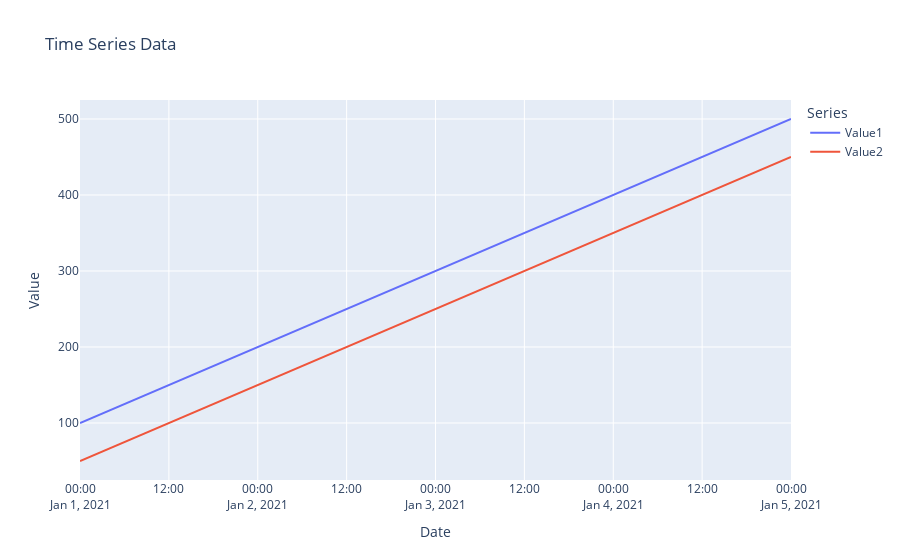

The notebook cell this image was saved under:
### Markdown cell above
## ChatGPT 4

### Code cell
import pandas as pd
import plotly.express as px

# Sample DataFrame
data = {
    'Date': pd.date_range(start='2021-01-01', periods=5, freq='D'),
    'Value1': [100, 200, 300, 400, 500],
    'Value2': [50, 150, 250, 350, 450]
}
df = pd.DataFrame(data)

# Plotting
fig = px.line(df, x='Date', y=df.columns[1:], title='Time Series Data',
              labels={'value': 'Value', 'variable': 'Series'})

# Show plot
fig.show()

### Figure 1 — Plotly figure (JSON) as saved in the notebook; plotly's stock layout.template omitted (floating-point values rounded to 4 significant figures)
{"data": [{"hovertemplate": "Series=Value1<br>Date=%{x}<br>Value=%{y}<extra></extra>", "legendgroup": "Value1", "line": {"color": "#636efa", "dash": "solid"}, "marker": {"symbol": "circle"}, "mode": "lines", "name": "Value1", "orientation": "v", "showlegend": true, "type": "scatter", "x": ["2021-01-01T00:00:00", "2021-01-02T00:00:00", "2021-01-03T00:00:00", "2021-01-04T00:00:00", "2021-01-05T00:00:00"], "xaxis": "x", "y": [100, 200, 300, 400, 500], "yaxis": "y"}, {"hovertemplate": "Series=Value2<br>Date=%{x}<br>Value=%{y}<extra></extra>", "legendgroup": "Value2", "line": {"color": "#EF553B", "dash": "solid"}, "marker": {"symbol": "circle"}, "mode": "lines", "name": "Value2", "orientation": "v", "showlegend": true, "type": "scatter", "x": ["2021-01-01T00:00:00", "2021-01-02T00:00:00", "2021-01-03T00:00:00", "2021-01-04T00:00:00", "2021-01-05T00:00:00"], "xaxis": "x", "y": [50, 150, 250, 350, 450], "yaxis": "y"}], "layout": {"legend": {"title": {"text": "Series"}, "tracegroupgap": 0}, "title": {"text": "Time Series Data"}, "xaxis": {"anchor": "y", "domain": [0, 1], "title": {"text": "Date"}}, "yaxis": {"anchor": "x", "domain": [0, 1], "title": {"text": "Value"}}}}
